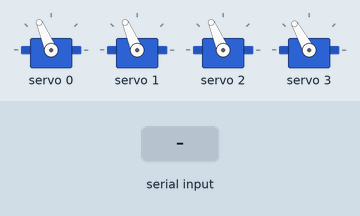
Bench run of a sketch on a simulated Arduino Uno, built with avr-gcc and run on an emulated ATmega328P. On the bench: 4 × servo. Inputs (shaded band) come from the test bench. What the sketch prints to the serial monitor is not drawn.

Above: at 1.7 s.
1.8 s: byte 108 ('l') received over Serial
At 2.1 s:
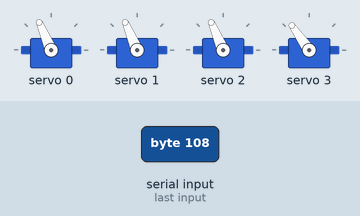
3.3 s: "a\n" received over Serial
At 4.4 s:
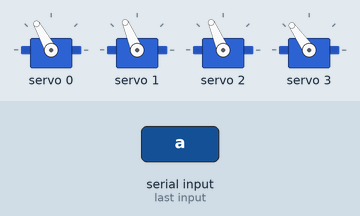
4.8 s: byte 65 ('A') received over Serial
At 5.5 s:
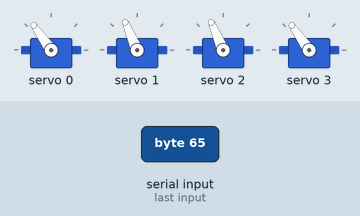
6.3 s: byte 106 ('j') received over Serial
At 6.7 s:
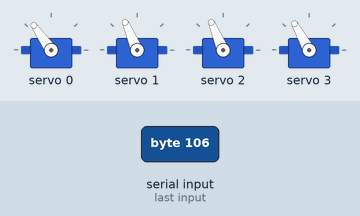
7.8 s: byte 100 ('d') received over Serial
At 9.0 s:
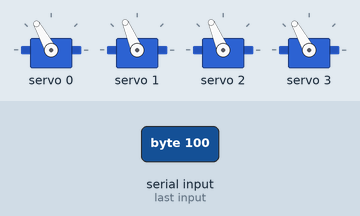
9.3 s: byte 119 ('w') received over Serial
At 10.2 s:
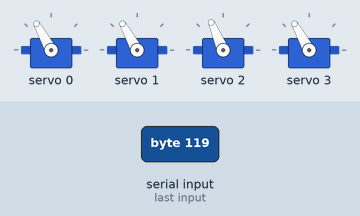
Timing chart, 0 to 11.8 s (numbered marks = the images above; inputs shaded):
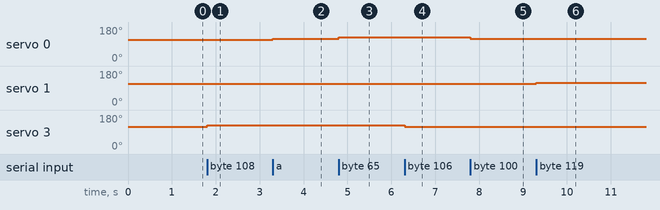

The sketch:

robot_arm_4dof.ino
```cpp
#include <Wire.h>
#include <Adafruit_PWMServoDriver.h>
#include <SoftwareSerial.h>

// Khai báo chân Bluetooth: RX = D2, TX = D3
SoftwareSerial BT(2, 3);

Adafruit_PWMServoDriver pwm = Adafruit_PWMServoDriver(0x40);

// Xung tối thiểu và tối đa cho MG996R (ở tần số 50Hz)
#define SERVOMIN  125 // ~0 độ
#define SERVOMAX  575 // ~180 độ
#define STEP        5 // Mỗi lần bấm phím quay 5 độ

// Góc ban đầu khi mới khởi động (vị trí an toàn)
int angleBase     = 90; // Kênh 0: Đế (a / d)
int angleShoulder = 90; // Kênh 1: Cánh tay (w / s)
int angleElbow    = 90; // Kênh 2: Khuỷu tay (i / k)
int angleGrip     = 95; // Kênh 3: Kẹp (j: mở ra, l: kẹp vào)

// === [THÊM MỚI 1/3] Biến thời gian để gửi góc servo định kỳ lên Laptop qua USB ===
unsigned long lastReportMs = 0;

// Hàm đổi góc sang xung PWM gửi đến PCA9685
void setServoAngle(uint8_t channel, int angle) {
  int pulse = map(angle, 0, 180, SERVOMIN, SERVOMAX);
  pwm.setPWM(channel, 0, pulse);
}

// === [THÊM MỚI 2/3] Hàm gửi gói JSON trạng thái 4 servo qua cáp USB lên Laptop ===
void sendServoState() {
  Serial.print("{\"t\":");
  Serial.print(millis());
  Serial.print(",\"servo\":[");
  Serial.print(angleBase);     Serial.print(",");
  Serial.print(angleShoulder); Serial.print(",");
  Serial.print(angleElbow);    Serial.print(",");
  Serial.print(angleGrip);
  Serial.println("]}");
}

void setup() {
  Serial.begin(9600);
  BT.begin(9600); // Tốc độ mặc định của HC-05

  pwm.begin();
  pwm.setPWMFreq(50); // Tần số 50Hz cho servo RC

  // Đưa toàn bộ cánh tay về góc mặc định
  setServoAngle(0, angleBase);
  setServoAngle(1, angleShoulder);
  setServoAngle(2, angleElbow);
  setServoAngle(3, angleGrip);

  delay(500);
  Serial.println("Robot Arm Ready! WASD + IK + JL");
  sendServoState();
}

void loop() {
  // === [THÊM MỚI 3/3] Nhận lệnh từ cả Bluetooth (BT) lẫn cáp USB (Serial) ===
  char cmd = 0;
  if (BT.available()) {
    cmd = BT.read();
  } else if (Serial.available()) {
    cmd = Serial.read();
  }

  if (cmd != 0 && cmd != '\n' && cmd != '\r') {
    Serial.print("Phím bấm: ");
    Serial.println(cmd);

    switch (cmd) {
      // --- 1. Đế xoay: a (Trái) / d (Phải) ---
      case 'a': case 'A':
        angleBase = constrain(angleBase + STEP, 0, 180);
        break;
      case 'd': case 'D':
        angleBase = constrain(angleBase - STEP, 0, 180);
        break;

      // --- 2. Cánh tay nâng hạ: w (Lên) / s (Xuống) ---
      case 'w': case 'W':
        angleShoulder = constrain(angleShoulder + STEP, 25, 155);
        break;
      case 's': case 'S':
        angleShoulder = constrain(angleShoulder - STEP, 25, 155);
        break;

      // --- 3. Khuỷu tay: i (Gập lên) / k (Gập xuống) ---
      case 'i': case 'I':
        angleElbow = constrain(angleElbow + STEP, 25, 155);
        break;
      case 'k': case 'K':
        angleElbow = constrain(angleElbow - STEP, 25, 155);
        break;

      // --- 4. Kẹp gắp: j (Mở ra) / l (Kẹp vào) ---
      case 'j': case 'J':
        angleGrip = constrain(angleGrip - STEP, 95, 175); // Mở rộng dần
        break;
      case 'l': case 'L':
        angleGrip = constrain(angleGrip + STEP, 95, 175); // Kẹp chặt dần
        break;

      // --- 5. Phím 'h' (Home): Đưa toàn bộ về vị trí an toàn ban đầu ---
      case 'h': case 'H':
        angleBase = 90; angleShoulder = 90; angleElbow = 90; angleGrip = 95;
        break;
    }

    // Cập nhật lại góc đến 4 servo
    setServoAngle(0, angleBase);
    setServoAngle(1, angleShoulder);
    setServoAngle(2, angleElbow);
    setServoAngle(3, angleGrip);

    // Gửi ngay góc mới lên Laptop
    sendServoState();
    lastReportMs = millis();
  }

  // Định kỳ mỗi 200ms (5Hz) gửi trạng thái góc lên Laptop để đồng bộ giao diện
  if (millis() - lastReportMs >= 200) {
    lastReportMs = millis();
    sendServoState();
  }
}
```

Measured:
- after the input at 1.8 s, servo 3: 119° → 125° at once
- after the input at 3.3 s, servo 0: 113° → 119° at once
- after the input at 4.8 s, servo 0: 119° → 125° at once
- after the input at 6.3 s, servo 3: 125° → 119° at once
- after the input at 7.8 s, servo 0: 125° → 119° at once
- after the input at 9.3 s, servo 1: 113° → 119° at once
